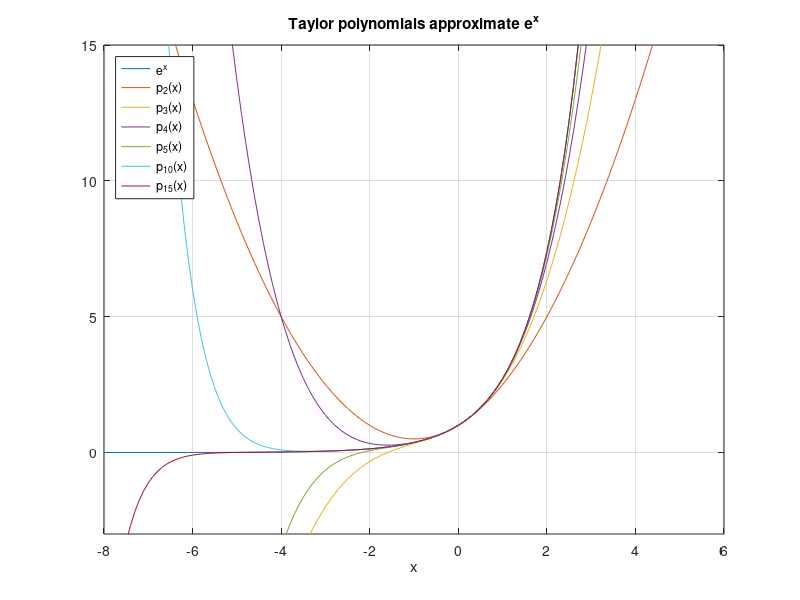
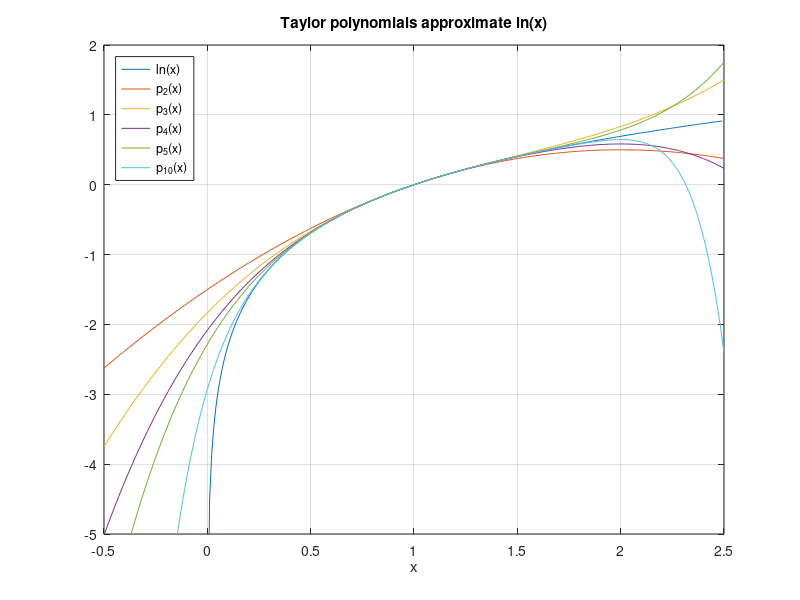
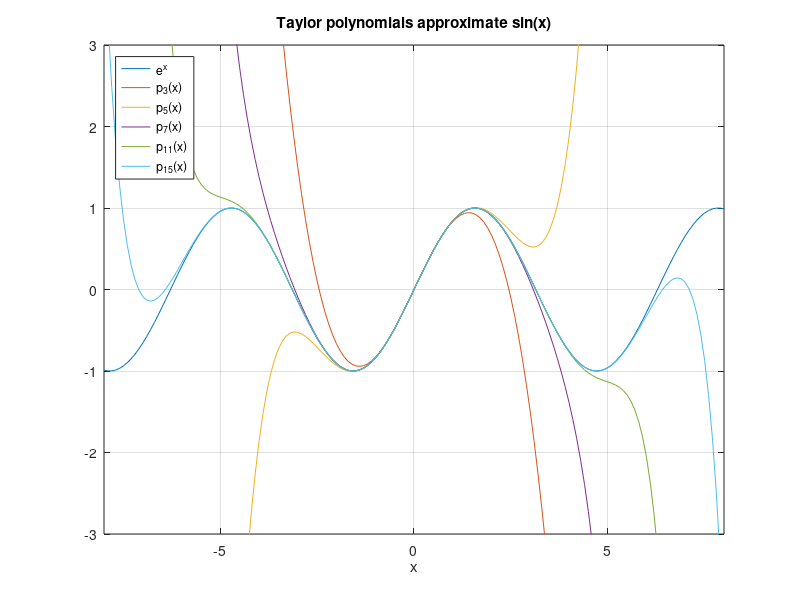

Here is the MATLAB script that generated these plots, in order:
% PLOTTAYLORS  plot some partial sums of the Taylor series:
%   e^x based at a=0
%   ln(x) based at a=1
%   sin(x) based at a=0

figure(1)
x = -8:.1:6;
n2 = (0:2)';
n3 = (0:3)';
n4 = (0:4)';
n5 = (0:5)';
n10 = (0:10)';
n15 = (0:15)';
plot(x,exp(x),...
    x,sum(x.^n2./factorial(n2)),...
    x,sum(x.^n3./factorial(n3)),...
    x,sum(x.^n4./factorial(n4)),...
    x,sum(x.^n5./factorial(n5)),...
    x,sum(x.^n10./factorial(n10)),...
    x,sum(x.^n15./factorial(n15)))
axis([-8 6 -3 15]),  xlabel x,  grid on
legend('e^x','p_2(x)','p_3(x)','p_4(x)','p_5(x)','p_{10}(x)','p_{15}(x)',...
       'location','northwest')
title('Taylor polynomials approximate e^x')
print -dpdf extaylor.pdf

figure(2)
xpos = 0.001:.01:2.5;
x = -0.5:.01:2.5;
n2 = (1:2)';
n3 = (1:3)';
n4 = (1:4)';
n5 = (1:5)';
n10 = (1:10)';
plot(xpos,log(xpos),...
    x,sum((-1).^(n2-1).*(x-1).^n2./n2),...
    x,sum((-1).^(n3-1).*(x-1).^n3./n3),...
    x,sum((-1).^(n4-1).*(x-1).^n4./n4),...
    x,sum((-1).^(n5-1).*(x-1).^n5./n5),...
    x,sum((-1).^(n10-1).*(x-1).^n10./n10))
axis([-0.5 2.5 -5 2]),  xlabel x,  grid on
legend('ln(x)','p_2(x)','p_3(x)','p_4(x)','p_5(x)','p_{10}(x)',...
       'location','northwest')
title('Taylor polynomials approximate ln(x)')
print -dpdf lntaylor.pdf

figure(3)
x = -8:.1:8;
n3 = (0:1)';
n5 = (0:2)';
n7 = (0:3)';
n11 = (0:5)';
n15 = (0:7)';
plot(x,sin(x),...
x,sum((-1).^n3.*x.^(2*n3+1)./factorial(2*n3+1)),...
x,sum((-1).^n5.*x.^(2*n5+1)./factorial(2*n5+1)),...
x,sum((-1).^n7.*x.^(2*n7+1)./factorial(2*n7+1)),...
x,sum((-1).^n11.*x.^(2*n11+1)./factorial(2*n11+1)),...
x,sum((-1).^n15.*x.^(2*n15+1)./factorial(2*n15+1)))
axis([-8 8 -3 3]),  xlabel x,  grid on
legend('e^x','p_3(x)','p_5(x)','p_7(x)','p_{11}(x)','p_{15}(x)',...
       'location','northwest')
title('Taylor polynomials approximate sin(x)')
print -dpdf sintaylor.pdf
